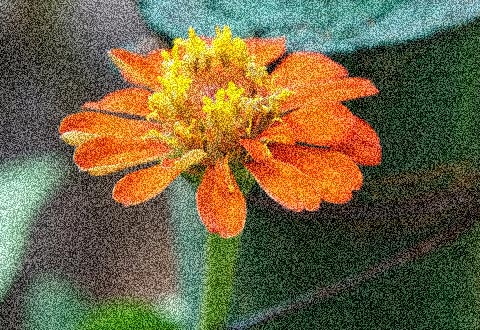
#> input picture noiseImage.jpg, 480 x 330 px, given in place of the camera
$ python Bai12.py   (older library calls are emulated)
#> lines starting #> are read from the running program, lines starting #| are printed output that depends on the picture; after the words box and inside, x2 and y2 are one past the last pixel; in counts of white or black regions, pixels touching at a corner belong together
### myFunc.py
import cv2
import time
import numpy as np
minBlue=0
maxBlue=255

minGreen=0
maxGreen=255

minRed=0
maxRed=255

func=None
# [64 lines left out: functions showPanel, Mouse_event, not called in this run]


Mouse_event.img = None
Mouse_event.x0 =0
Mouse_event.y0 =0
Mouse_event.x1 =0
Mouse_event.y1 =0
Mouse_event.x =0
Mouse_event.y =0
Mouse_event.draw = False

Mouse_event.addPoint = False
Mouse_event.pts = []

def setOnUp(f):
    global func
    func=f
def selPic(winname,img):
    cv2.setMouseCallback(winname,Mouse_event,img)
    if Mouse_event.draw:
        img = cv2.rectangle(img,(Mouse_event.x0,Mouse_event.y0),(Mouse_event.x,Mouse_event.y),(0,0,255),2)
    if Mouse_event.img is not None:
        cv2.imshow("ROI IMG", Mouse_event.img)
def getImg():
    return Mouse_event.img
# [5 lines left out: function getPath, not called in this run]

### Bai12.py
import cv2
import numpy as np
import myFunc as mf
cap = cv2.VideoCapture(0)

while 1:
    img = cap.read()[1]
#> img is the input picture: shape (330, 480, 3); mean B, G, R 67.4, 100.5, 111.3
    if mf.getImg() is None:
        roi = cv2.cvtColor(img, cv2.COLOR_BGR2HSV)
#> roi: shape (330, 480, 3); mean H, S, V 43.8, 126.4, 125.6
    else:
        roi = cv2.cvtColor(mf.getImg(), cv2.COLOR_BGR2HSV)

    h = np.mean(roi[:,:,0])
#> h = 43.79
    s = np.mean(roi[:,:,1])
#> s = 126.4
    v = np.mean(roi[:,:,2])
#> v = 125.6

    l = np.array([h-30,s-30,v-30])
#> l = [13.79, 96.39, 95.64]
    u = np.array([h+30,s+30,v+30])
#> u = [73.79, 156.4, 155.6]
    mask = cv2.inRange(cv2.cvtColor(img, cv2.COLOR_BGR2HSV),l,u)
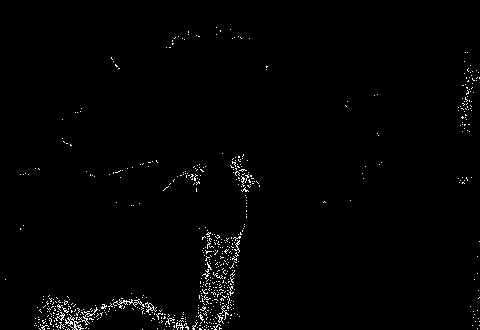
#> mask: shape (330, 480); 1.3% white in thin lines or dots

    _,contour,_ = cv2.findContours(mask,cv2.RETR_TREE,cv2.CHAIN_APPROX_SIMPLE)
#> contour = 653 contours, 648 with area under 20; largest, box (x1, y1, x2, y2) and area: (65, 314, 84, 330) 68, (113, 299, 145, 309) 33, (69, 318, 75, 329) 30, (145, 302, 157, 313) 27, (55, 312, 65, 321) 20

    if len(contour)>0:
        dt = []
        for c in contour:
            dt.append(cv2.contourArea(c))
#> this loop made 653 passes
#> c on passes 1 to 3: [[208, 329]], [[204, 329], [205, 329]], [[173, 329]]
#> after the loop, dt = 653 values, max 68 at index 123, min 0 at index 0, mean 0.747
        max_i = np.argmax(dt)
#> max_i = 123

        max_c = contour[max_i]
#> max_c = contour of 73 points, box (x1, y1, x2, y2) (65, 314, 84, 330), area 68
        cv2.polylines(img,[max_c],True, (0,222,0),2)
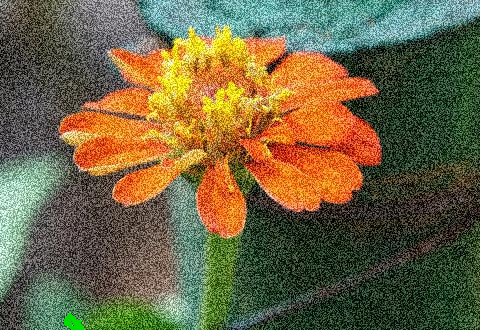
#> img: shape (330, 480, 3); 0.13% of pixels changed, all inside (x1, y1, x2, y2) = (64, 313, 85, 330)


    cv2.imshow("webcam",img)
    cv2.imshow("mask",mask)
    mf.selPic("webcam",img)

    key = cv2.waitKey(10)
#> (key q is pressed here)
    if key == ord('q'):
        break
cv2.destroyAllWindows();
